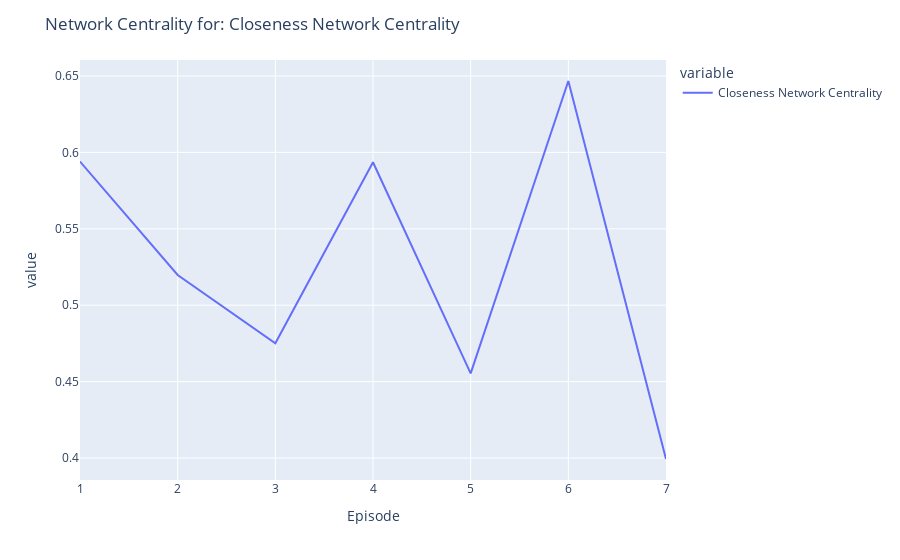

This figure's notebook cell:
### Markdown cell above
### 5.2.3 Closeness Zentralisierung

Aus dem San Skirpt kennen wir die Formel für die Berechnung der Closeness Zentralisierung auf ungerichtet Graphen.

\begin{align*}
CC &= \frac{1}{n} \sum_{i=1}^{n} \left[ \frac{C'(p^*) - C'(p_i)}{n-2} \right] \\
\end{align*}

Hier in dieser Visualisierung sehen wir die Closeness Zentralisierung von unserem Starwars Episoden Netzwerk. Wir sehen, dass sich der Wert in diesen ersten drei Episoden kontuierlich sinkt, dass bedeutet, dass die Closeness Werte für die Charaktere in diesen Episoden sich immer mehr annähern. In der Episode 4 steigt der Wert wieder an und sinkt aber jedoch in der darauffolgenden 5 Episode. In der 6 Episoden steigt diese dann zum maximalen Wert 0.65 an, dies bedeutet, dass in dieser Episode 6, die Aktor Closeness Centrality Werte sich am meisten voneinander unterscheiden. In der letzten Epsiode 7, sinkt der Wert auf den tiefsten Closeeness Zentralisierung Wert 0.4.

### Code cell
# visualize Closeness Network Centrality for each episode
network_centrality.plot_network_centrality(plot_type="line", centrality_to_show=["Closeness Network Centrality"])

### Figure 1 — Plotly figure (JSON) as saved in the notebook; plotly's stock layout.template omitted (floating-point values rounded to 4 significant figures)
{"data": [{"hovertemplate": "variable=Closeness Network Centrality<br>Episode=%{x}<br>value=%{y}<extra></extra>", "legendgroup": "Closeness Network Centrality", "line": {"color": "#636efa", "dash": "solid"}, "marker": {"symbol": "circle"}, "mode": "lines", "name": "Closeness Network Centrality", "orientation": "v", "showlegend": true, "type": "scatter", "x": [1, 2, 3, 4, 5, 6, 7], "xaxis": "x", "y": [0.594, 0.5198, 0.4751, 0.5936, 0.4554, 0.6467, 0.3994], "yaxis": "y"}], "layout": {"legend": {"title": {"text": "variable"}, "tracegroupgap": 0}, "margin": {"t": 60}, "title": {"text": "Network Centrality for: Closeness Network Centrality"}, "xaxis": {"anchor": "y", "domain": [0, 1], "title": {"text": "Episode"}}, "yaxis": {"anchor": "x", "domain": [0, 1], "title": {"text": "value"}}}}
